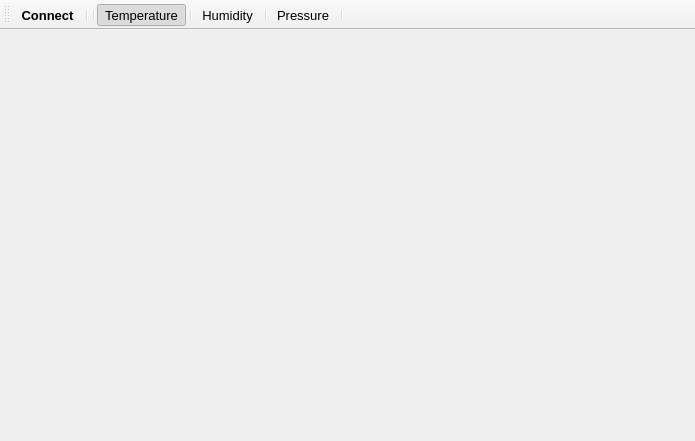
<?xml version="1.0" encoding="UTF-8"?>
<ui version="4.0">
 <class>MainWindow</class>
 <widget class="QMainWindow" name="MainWindow">
  <property name="geometry">
   <rect>
    <x>0</x>
    <y>0</y>
    <width>695</width>
    <height>441</height>
   </rect>
  </property>
  <property name="windowTitle">
   <string>MainWindow</string>
  </property>
  <widget class="QWidget" name="centralwidget">
   <widget class="QFrame" name="horizontalFrame">
    <property name="geometry">
     <rect>
      <x>29</x>
      <y>20</y>
      <width>641</width>
      <height>341</height>
     </rect>
    </property>
    <layout class="QHBoxLayout" name="horizontalLayout">
     <item>
      <widget class="QChartView" name="chartView" native="true"/>
     </item>
    </layout>
   </widget>
  </widget>
  <widget class="QMenuBar" name="menubar">
   <property name="geometry">
    <rect>
     <x>0</x>
     <y>0</y>
     <width>695</width>
     <height>26</height>
    </rect>
   </property>
  </widget>
  <widget class="QToolBar" name="toolBar">
   <property name="font">
    <font>
     <pointsize>10</pointsize>
    </font>
   </property>
   <property name="windowTitle">
    <string>toolBar</string>
   </property>
   <attribute name="toolBarArea">
    <enum>TopToolBarArea</enum>
   </attribute>
   <attribute name="toolBarBreak">
    <bool>false</bool>
   </attribute>
   <addaction name="actionConnect"/>
   <addaction name="separator"/>
   <addaction name="separator"/>
   <addaction name="actionTemperature"/>
   <addaction name="separator"/>
   <addaction name="actionHumidity"/>
   <addaction name="separator"/>
   <addaction name="actionPressure"/>
   <addaction name="separator"/>
  </widget>
  <action name="actionConnect">
   <property name="text">
    <string>Connect</string>
   </property>
   <property name="toolTip">
    <string>Connect</string>
   </property>
   <property name="font">
    <font>
     <pointsize>10</pointsize>
     <weight>75</weight>
     <bold>true</bold>
    </font>
   </property>
  </action>
  <action name="actionTemperature">
   <property name="checkable">
    <bool>true</bool>
   </property>
   <property name="checked">
    <bool>true</bool>
   </property>
   <property name="enabled">
    <bool>true</bool>
   </property>
   <property name="text">
    <string>Temperature</string>
   </property>
  </action>
  <action name="actionHumidity">
   <property name="text">
    <string>Humidity</string>
   </property>
  </action>
  <action name="actionPressure">
   <property name="text">
    <string>Pressure</string>
   </property>
  </action>
 </widget>
 <customwidgets>
  <customwidget>
   <class>QChartView</class>
   <extends>QWidget</extends>
   <header>QtCharts</header>
   <container>1</container>
  </customwidget>
 </customwidgets>
 <resources/>
 <connections/>
</ui>
